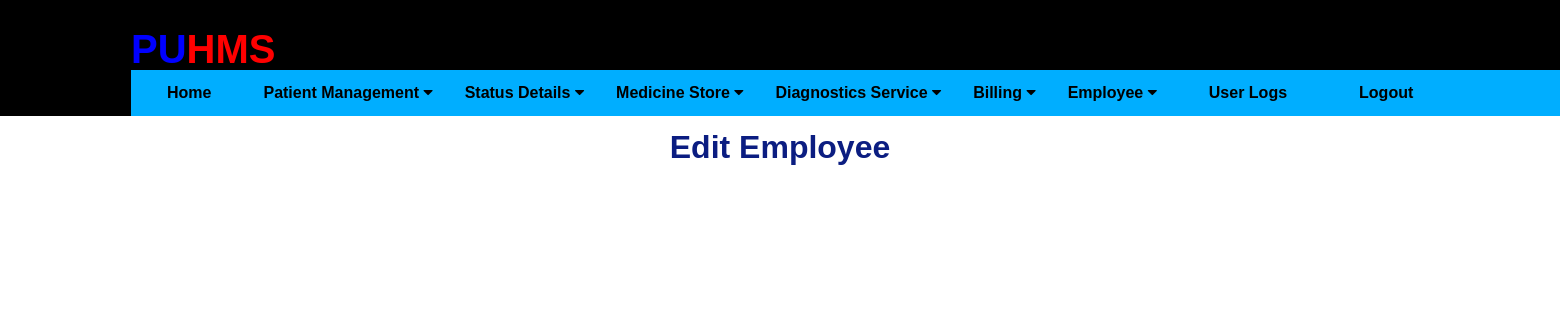
The page /edit_employee/1 (signed in) on the database as committed earlier.
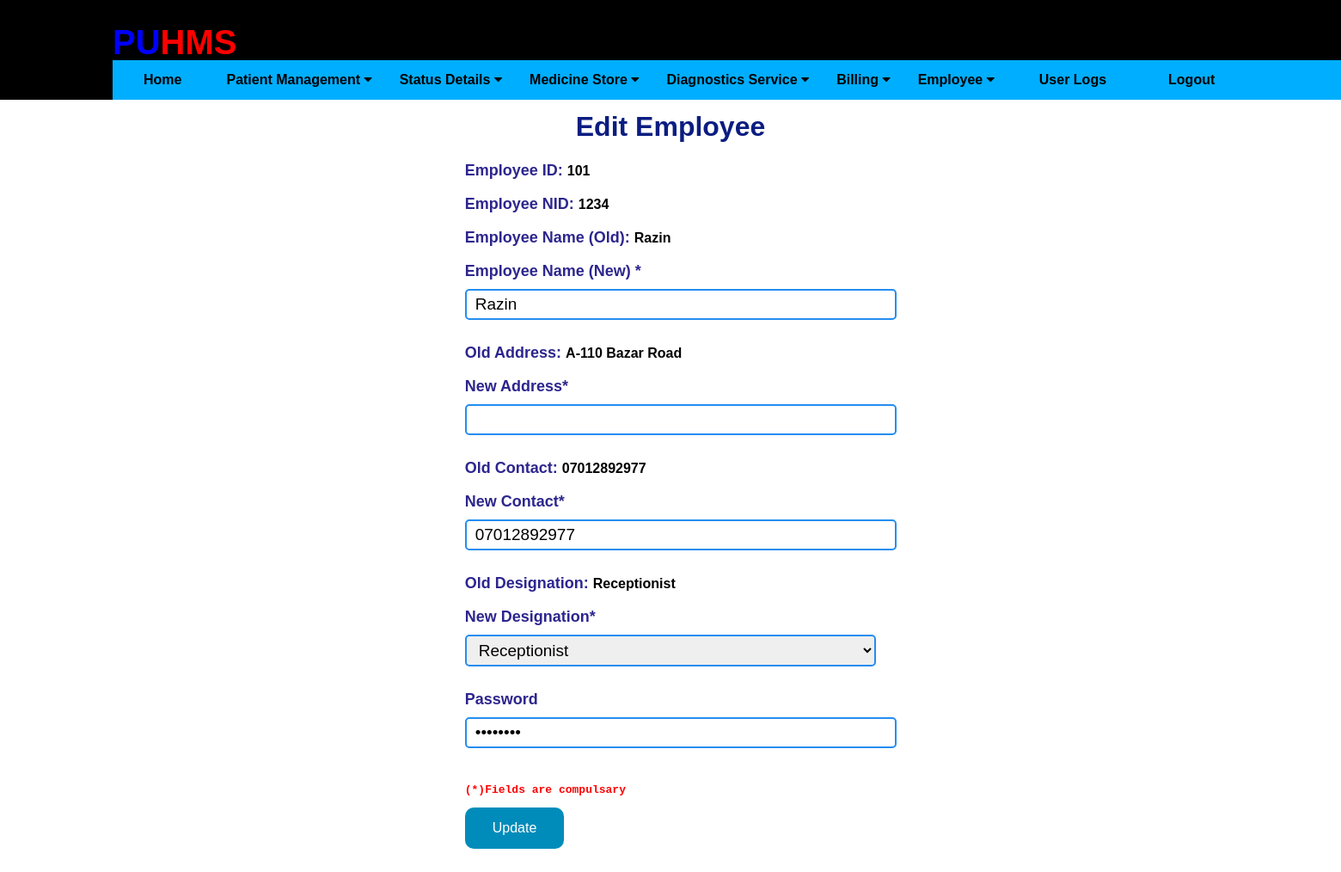
The same page on the database as committed later.
### application/db.py (models this page shows)
class Employee(db.Model):
    __tablename__ = 'employee_data'
    eid = db.Column(db.Integer, primary_key=True)
    ename = db.Column(db.String(20), nullable=False)
    empid = db.Column(db.Integer, default=random.randint(10000, 99999), unique=True)
    edesignation = db.Column(db.String(20))
    ecnum = db.Column(db.String(20))
    efname = db.Column(db.String(20))
    emname = db.Column(db.String(20))
    eenum = db.Column(db.String(20))
    enid = db.Column(db.Integer)
    paddr = db.Column(db.String)
    edob = db.Column(db.String(20))
    epaddress = db.Column(db.String)
    eedu = db.Column(db.String)
    ejobinfo = db.Column(db.String)
    ephoto = db.Column(db.String(255), nullable=False, default="default.jpg")
    emppassword = db.Column(db.String(255), nullable=False, default="hospital")

### application/routes.py (the view, shortened to what this page needs)
@app.route('/edit_employee/<id>', methods=['GET', 'POST'])
def edit_employee(id):
    print("id is : ", id)
    if session.get('username'):
        print(datetime.now())
        emp = Employee.query.filter_by( eid = id )
        return render_template('editEmployee.html', editpat = emp)
    else:
        return "<h1>You do not have permission to perform this action. Please go back</h1>"

### application/templates/editEmployee.html (shortened to what this page needs)
{% extends "layout.html" %}
{% block content %}
<div class="form1">
    <h1 style="color: rgb(11, 29, 129); text-align: center;">Edit Employee </h1>
    {% for edit in editpat %}
    <form action="" method="POST">
        <label for="id">Employee ID:   </label> <b>{{ edit.empid }}</b> <br><br>
        <label for="nid">Employee NID: </label> <b> {{ edit.enid }} </b> <br><br>
        <label for="Name">Employee Name (Old):   </label> <b>{{ edit.ename }}</b> <br><br>
        <label for="New customer Name*">Employee Name (New) *</label>
        <input type="text" class="text1" id="npname" name="npname" required value="{{edit.ename}}"><br><br>
        <label for="Old Address">Old Address:  </label> <b>{{ edit.epaddress }}</b> <br><br>
        <label for="New Address*">New Address*</label>
        <input type="text" class="text1" id="naddress" name="naddress" value="{{edit.epadress}}" required><br><br>
        <label for="ecnum">Old Contact:  </label> <b>{{ edit.ecnum }}</b> <br><br>
        <label for="ncontact">New Contact*</label>
        <input type="number" class="text1" id="ncontact" name="ncontact" min="0"  value="{{edit.ecnum}}" maxlength="2" required><br><br>
        <label for="edesignation">Old Designation:  </label><b> {{ edit.edesignation }}</b> <br><br>
        <label for="edesignation">New Designation*</label>
                <select id="edesignation" class="text1" name="edesignation">
                    <option value="Receptionist">Receptionist</option>
                </select><br><br>
        <label for="password">Password</label>
        <input type="password" name="password" class="text1" id="password" value="{{edit.emppassword}}"><br><br>
        <pre>(*)Fields are compulsary</pre>
        <button type="submit" class="button">Update</button>
    </form>
    {% endfor %}
</div>
{% endblock %}

Rows that differ between the two databases and show on the page:
added Employee: empid "101", enid "1234", ename "Razin", npname "Razin", epaddress "A-110 Bazar Road", ecnum "07012892977", ncontact "07012892977", edesignation "Receptionist"
